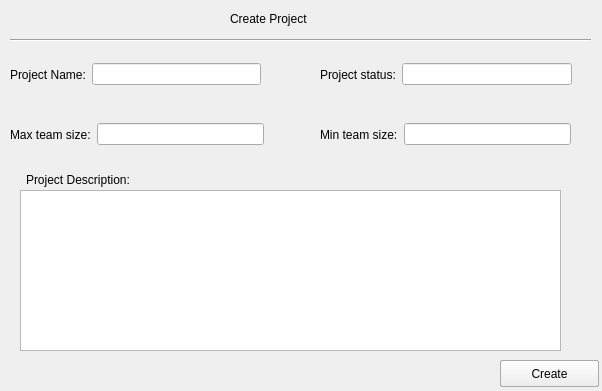
<?xml version="1.0" encoding="UTF-8"?>
<ui version="4.0">
 <class>CreateProjectView</class>
 <widget class="QDialog" name="CreateProjectView">
  <property name="geometry">
   <rect>
    <x>0</x>
    <y>0</y>
    <width>602</width>
    <height>391</height>
   </rect>
  </property>
  <property name="windowTitle">
   <string>Dialog</string>
  </property>
  <widget class="Line" name="line">
   <property name="geometry">
    <rect>
     <x>10</x>
     <y>30</y>
     <width>581</width>
     <height>20</height>
    </rect>
   </property>
   <property name="orientation">
    <enum>Qt::Horizontal</enum>
   </property>
  </widget>
  <widget class="QTextBrowser" name="projectDescriptField">
   <property name="geometry">
    <rect>
     <x>20</x>
     <y>190</y>
     <width>541</width>
     <height>161</height>
    </rect>
   </property>
  </widget>
  <widget class="QLabel" name="dialogTitleLbl">
   <property name="geometry">
    <rect>
     <x>230</x>
     <y>10</y>
     <width>101</width>
     <height>17</height>
    </rect>
   </property>
   <property name="text">
    <string>Create Project</string>
   </property>
  </widget>
  <widget class="QPushButton" name="updateBtn">
   <property name="geometry">
    <rect>
     <x>500</x>
     <y>360</y>
     <width>99</width>
     <height>27</height>
    </rect>
   </property>
   <property name="text">
    <string>Update</string>
   </property>
  </widget>
  <widget class="QPushButton" name="createBtn">
   <property name="geometry">
    <rect>
     <x>500</x>
     <y>360</y>
     <width>99</width>
     <height>27</height>
    </rect>
   </property>
   <property name="text">
    <string>Create</string>
   </property>
  </widget>
  <widget class="QLabel" name="label_6">
   <property name="geometry">
    <rect>
     <x>26</x>
     <y>170</y>
     <width>171</width>
     <height>20</height>
    </rect>
   </property>
   <property name="text">
    <string>Project Description:</string>
   </property>
  </widget>
  <widget class="QWidget" name="">
   <property name="geometry">
    <rect>
     <x>320</x>
     <y>60</y>
     <width>252</width>
     <height>29</height>
    </rect>
   </property>
   <layout class="QHBoxLayout" name="horizontalLayout">
    <item>
     <widget class="QLabel" name="label_2">
      <property name="text">
       <string>Project status:</string>
      </property>
     </widget>
    </item>
    <item>
     <widget class="QLineEdit" name="projectStatusLE"/>
    </item>
   </layout>
  </widget>
  <widget class="QWidget" name="">
   <property name="geometry">
    <rect>
     <x>10</x>
     <y>60</y>
     <width>251</width>
     <height>29</height>
    </rect>
   </property>
   <layout class="QHBoxLayout" name="horizontalLayout_2">
    <item>
     <widget class="QLabel" name="label_3">
      <property name="text">
       <string>Project Name:</string>
      </property>
     </widget>
    </item>
    <item>
     <widget class="QLineEdit" name="projectNameLE"/>
    </item>
   </layout>
  </widget>
  <widget class="QWidget" name="">
   <property name="geometry">
    <rect>
     <x>10</x>
     <y>120</y>
     <width>254</width>
     <height>29</height>
    </rect>
   </property>
   <layout class="QHBoxLayout" name="horizontalLayout_3">
    <item>
     <widget class="QLabel" name="label">
      <property name="text">
       <string>Max team size:</string>
      </property>
     </widget>
    </item>
    <item>
     <widget class="QLineEdit" name="maxTeamSizeLE"/>
    </item>
   </layout>
  </widget>
  <widget class="QWidget" name="">
   <property name="geometry">
    <rect>
     <x>320</x>
     <y>120</y>
     <width>251</width>
     <height>29</height>
    </rect>
   </property>
   <layout class="QHBoxLayout" name="horizontalLayout_4">
    <item>
     <widget class="QLabel" name="label_4">
      <property name="text">
       <string>Min team size:</string>
      </property>
     </widget>
    </item>
    <item>
     <widget class="QLineEdit" name="minTeamSizeLE"/>
    </item>
   </layout>
  </widget>
  <zorder>label</zorder>
  <zorder>label_2</zorder>
  <zorder>label_3</zorder>
  <zorder>label_4</zorder>
  <zorder>projectNameLE</zorder>
  <zorder>line</zorder>
  <zorder>maxTeamSizeLE</zorder>
  <zorder>projectStatusLE</zorder>
  <zorder>minTeamSizeLE</zorder>
  <zorder>projectDescriptField</zorder>
  <zorder>label_3</zorder>
  <zorder>dialogTitleLbl</zorder>
  <zorder>updateBtn</zorder>
  <zorder>createBtn</zorder>
  <zorder>label_6</zorder>
 </widget>
 <resources/>
 <connections/>
</ui>
